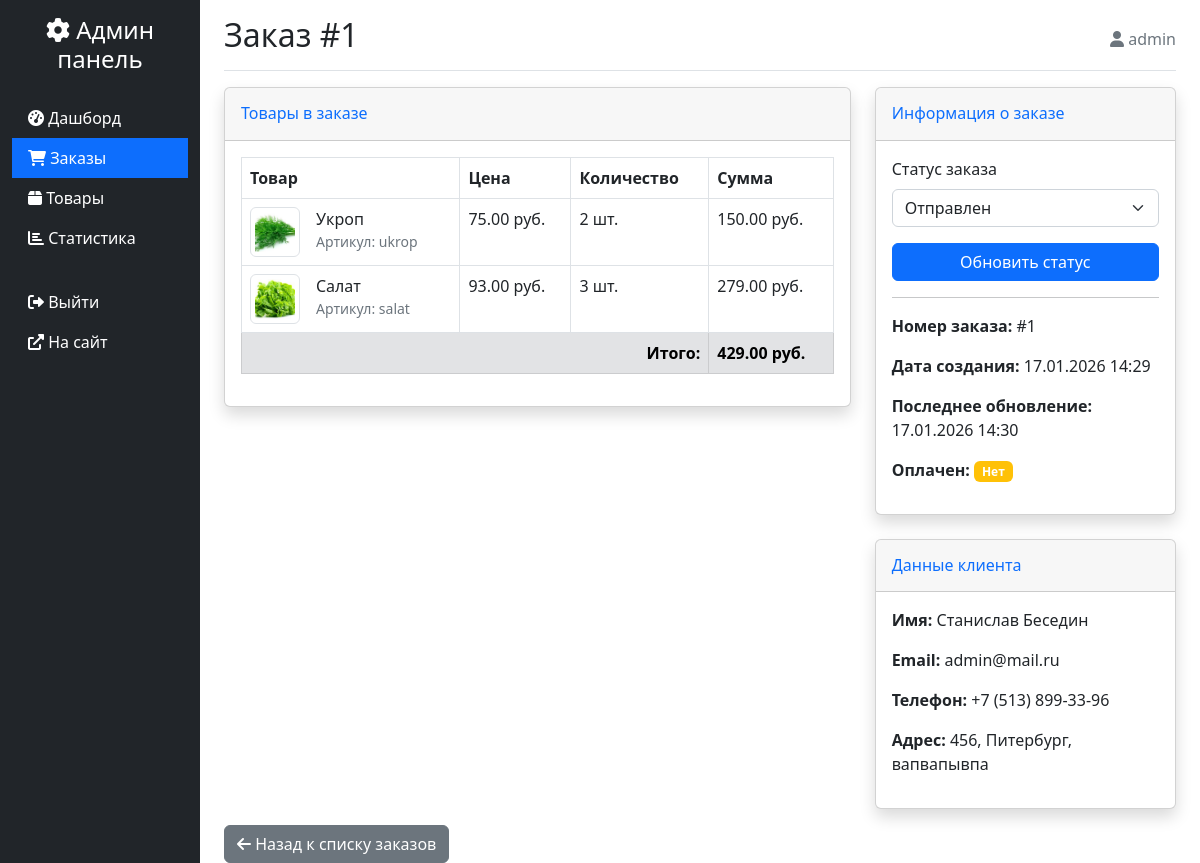
The page /admin-panel/orders/1/ (signed in) on the database its author committed.
### orders/models.py (models this page shows, shortened)
class Order(models.Model):
    STATUS_CHOICES = [
        ('pending', 'Ожидает обработки'),
        ('processing', 'В обработке'),
        ('shipped', 'Отправлен'),
        ('delivered', 'Доставлен'),
        ('cancelled', 'Отменен'),
    ]
    user = models.ForeignKey(
        User,
        on_delete=models.SET_NULL,
        null=True,
        blank=True,
        verbose_name='Пользователь'
    )
    first_name = models.CharField(max_length=50, verbose_name='Имя')
    last_name = models.CharField(max_length=50, verbose_name='Фамилия')
    email = models.EmailField(verbose_name='Email')
    phone = models.CharField(verbose_name='Email', null=True)
    address = models.CharField(max_length=250, verbose_name='Адрес')
    postal_code = models.CharField(max_length=20, verbose_name='Почтовый индекс')
    city = models.CharField(max_length=100, verbose_name='Город')
    created = models.DateTimeField(auto_now_add=True, verbose_name='Создан')
    updated = models.DateTimeField(auto_now=True, verbose_name='Обновлен')
    status = models.CharField(max_length=20, choices=STATUS_CHOICES, default='pending', verbose_name='Статус')
    class Meta:
        verbose_name = 'Заказ'
        verbose_name_plural = 'Заказы'
        ordering = ['-created']
    def get_total_cost(self):
        return sum(item.get_cost() for item in self.items.all())

class OrderItem(models.Model):
    order = models.ForeignKey(Order, related_name='items', on_delete=models.CASCADE)
    product = models.ForeignKey(Product, on_delete=models.CASCADE)
    price = models.DecimalField(max_digits=10, decimal_places=2)
    quantity = models.PositiveIntegerField(default=1)
    class Meta:
        verbose_name = 'Элемент заказа'
        verbose_name_plural = 'Элементы заказа'
    def get_cost(self):
        return self.price * self.quantity

### products/models.py (models this page shows, shortened)
class Product(models.Model):
    name = models.CharField(max_length=200, verbose_name='Название')
    slug = models.SlugField(max_length=200, unique=True, verbose_name='URL')
    description = models.TextField(verbose_name='Описание')
    price = models.DecimalField(max_digits=10, decimal_places=2, verbose_name='Цена')
    image = models.ImageField(upload_to='products/%Y/%m/%d/', verbose_name='Изображение')
    is_available = models.BooleanField(default=True, verbose_name='Доступен')
    created_at = models.DateTimeField(auto_now_add=True, verbose_name='Создан')
    updated_at = models.DateTimeField(auto_now=True, verbose_name='Обновлен')
    class Meta:
        verbose_name = 'Товар'
        verbose_name_plural = 'Товары'
        ordering = ['-created_at']

### admin_panel/views.py (the view, shortened to what this page needs)
# urls.py: path('orders/<int:order_id>/', views.admin_order_detail, name='order_detail'),
@login_required
@user_passes_test(is_admin)
def admin_order_detail(request, order_id):
    order = get_object_or_404(Order, id=order_id)
    context = {
        'order': order,
    }
    return render(request, 'admin_panel/order_detail.html', context)

### admin_panel/views.py (called while the page is built)
def is_admin(user):
    return user.is_authenticated and user.is_staff

### templates/admin_panel/order_detail.html (shortened to what this page needs)
{% extends 'admin_panel/base.html' %}
{% block page_title %}Заказ #{{ order.id }}{% endblock %}
{% block content %}
<div class="row">
    <div class="col-md-8">
        <div class="card shadow mb-4">
            <div class="card-header py-3">
                <h6 class="m-0 font-weight-bold text-primary">Товары в заказе</h6>
            </div>
            <div class="card-body">
                <div class="table-responsive">
                    <table class="table table-bordered">
                        <thead>
                            <tr>
                                <th>Товар</th>
                                <th>Цена</th>
                                <th>Количество</th>
                                <th>Сумма</th>
                            </tr>
                        </thead>
                        <tbody>
                            {% for item in order.items.all %}
                            <tr>
                                <td>
                                    <div class="d-flex align-items-center">
                                        {% if item.product.image %}
                                        <img src="{{ item.product.image.url }}"
                                             alt="{{ item.product.name }}"
                                             class="img-thumbnail me-3"
                                             style="width: 50px; height: 50px; object-fit: cover;">
                                        {% endif %}
                                        <div>
                                            <h6 class="mb-0">{{ item.product.name }}</h6>
                                            <small class="text-muted">Артикул: {{ item.product.slug }}</small>
                                        </div>
                                    </div>
                                </td>
                                <td>{{ item.price }} руб.</td>
                                <td>{{ item.quantity }} шт.</td>
                                <td>{{ item.get_cost }} руб.</td>
                            </tr>
                            {% endfor %}
                        </tbody>
                        <tfoot class="table-secondary">
                            <tr>
                                <td colspan="3" class="text-end"><strong>Итого:</strong></td>
                                <td><strong>{{ order.get_total_cost }} руб.</strong></td>
                            </tr>
                        </tfoot>
                    </table>
                </div>
            </div>
        </div>
    </div>
    <div class="col-md-4">
        <div class="card shadow mb-4">
            <div class="card-header py-3">
                <h6 class="m-0 font-weight-bold text-primary">Информация о заказе</h6>
            </div>
            <div class="card-body">
                <form method="post">
                    <div class="mb-3">
                        <label class="form-label">Статус заказа</label>
                        <select name="status" class="form-select">
                            {% for status_value, status_name in order.STATUS_CHOICES %}
                            <option value="{{ status_value }}"
                                    {% if order.status == status_value %}selected{% endif %}>
                                {{ status_name }}
                            </option>
                            {% endfor %}
                        </select>
                    </div>
                    <button type="submit" class="btn btn-primary w-100">Обновить статус</button>
                </form>
                <hr>
                <p><strong>Номер заказа:</strong> #{{ order.id }}</p>
                <p><strong>Дата создания:</strong> {{ order.created|date:"d.m.Y H:i" }}</p>
                <p><strong>Последнее обновление:</strong> {{ order.updated|date:"d.m.Y H:i" }}</p>
                <p><strong>Оплачен:</strong>
                    {% if order.paid %}
                    <span class="badge bg-success">Да</span>
                    {% else %}
                    <span class="badge bg-warning">Нет</span>
                    {% endif %}
                </p>
            </div>
        </div>
        <div class="card shadow">
            <div class="card-header py-3">
                <h6 class="m-0 font-weight-bold text-primary">Данные клиента</h6>
            </div>
            <div class="card-body">
                <p><strong>Имя:</strong> {{ order.first_name }} {{ order.last_name }}</p>
                <p><strong>Email:</strong> {{ order.email }}</p>
                {% if order.phone %}
                <p><strong>Телефон:</strong> {{ order.phone }}</p>
                {% endif %}
                <p><strong>Адрес:</strong> {{ order.postal_code }}, {{ order.city }}, {{ order.address }}</p>
            </div>
        </div>
    </div>
</div>
<div class="mt-3">
    <a href="{% url 'admin_panel:orders' %}" class="btn btn-secondary">
        <i class="fas fa-arrow-left"></i> Назад к списку заказов
    </a>
</div>
{% endblock %}

### templates/admin_panel/base.html (shortened to what this page needs)
<!DOCTYPE html>
<html lang="ru">
<head>
    <link href="https://cdn.jsdelivr.net/npm/bootstrap@5.2.3/dist/css/bootstrap.min.css" rel="stylesheet">
    <link href="https://cdnjs.cloudflare.com/ajax/libs/font-awesome/6.0.0/css/all.min.css" rel="stylesheet">
</head>
<body>
    <div class="container-fluid">
        <div class="row">
            <nav class="col-md-3 col-lg-2 d-md-block sidebar collapse bg-dark">
                <div class="position-sticky pt-3">
                    <div class="text-center mb-4">
                        <h4 class="text-white">
                            <i class="fas fa-cog"></i> Админ панель
                        </h4>
                    </div>
                    <ul class="nav flex-column">
                        <li class="nav-item">
                            <a class="nav-link {% if request.resolver_match.url_name == 'dashboard' %}active{% endif %}"
                               href="{% url 'admin_panel:dashboard' %}">
                                <i class="fas fa-tachometer-alt"></i> Дашборд
                            </a>
                        </li>
                        <li class="nav-item">
                            <a class="nav-link {% if request.resolver_match.url_name == 'orders' or request.resolver_match.url_name == 'order_detail' %}active{% endif %}"
                               href="{% url 'admin_panel:orders' %}">
                                <i class="fas fa-shopping-cart"></i> Заказы
                            </a>
                        </li>
                        <li class="nav-item">
                            <a class="nav-link {% if request.resolver_match.url_name in 'products,product_create,product_edit,product_delete' %}active{% endif %}"
                               href="{% url 'admin_panel:products' %}">
                                <i class="fas fa-box"></i> Товары
                            </a>
                        </li>
                        <li class="nav-item">
                            <a class="nav-link {% if request.resolver_match.url_name == 'statistics' %}active{% endif %}"
                               href="{% url 'admin_panel:statistics' %}">
                                <i class="fas fa-chart-bar"></i> Статистика
                            </a>
                        </li>
                        <li class="nav-item mt-4">
                            <a class="nav-link" href="{% url 'admin_panel:logout' %}">
                                <i class="fas fa-sign-out-alt"></i> Выйти
                            </a>
                        </li>
                        <li class="nav-item">
                            <a class="nav-link" href="{% url 'products:home' %}" target="_blank">
                                <i class="fas fa-external-link-alt"></i> На сайт
                            </a>
                        </li>
                    </ul>
                </div>
            </nav>
            <main class="col-md-9 ms-sm-auto col-lg-10 px-md-4">
                <div class="d-flex justify-content-between flex-wrap flex-md-nowrap align-items-center pt-3 pb-2 mb-3 border-bottom">
                    <h1 class="h2">{% block page_title %}Дашборд{% endblock %}</h1>
                    <div class="btn-toolbar mb-2 mb-md-0">
                        <span class="text-muted">
                            <i class="fas fa-user"></i> {{ request.user.username }}
                        </span>
                    </div>
                </div>
                {% block content %}
                {% endblock %}
            </main>
        </div>
    </div>
</body>
</html>

### templates/admin_panel/base.html (style rules this page uses)
.sidebar { min-height: 100vh; background-color: #343a40; }
.sidebar .nav-link { color: #fff; }
.sidebar .nav-link.active { background-color: #0d6efd; }

### rows shown on the page
Order: id "1", get_total_cost "429.00", status "Отправлен", created "17.01.2026 14:29", updated "17.01.2026 14:30", first_name "Станислав", last_name "Беседин", email "admin@mail.ru", phone "+7 (513) 899-33-96", postal_code "456", city "Питербург", address "вапвапывпа"
OrderItem: product.image (picture), product.name "Укроп", product.slug "ukrop", price "75.00", quantity "2", get_cost "150.00"
OrderItem: product.image (picture), product.name "Салат", product.slug "salat", price "93.00", quantity "3", get_cost "279.00"

### other values the page prints
{{ request.user.username }} "admin"
